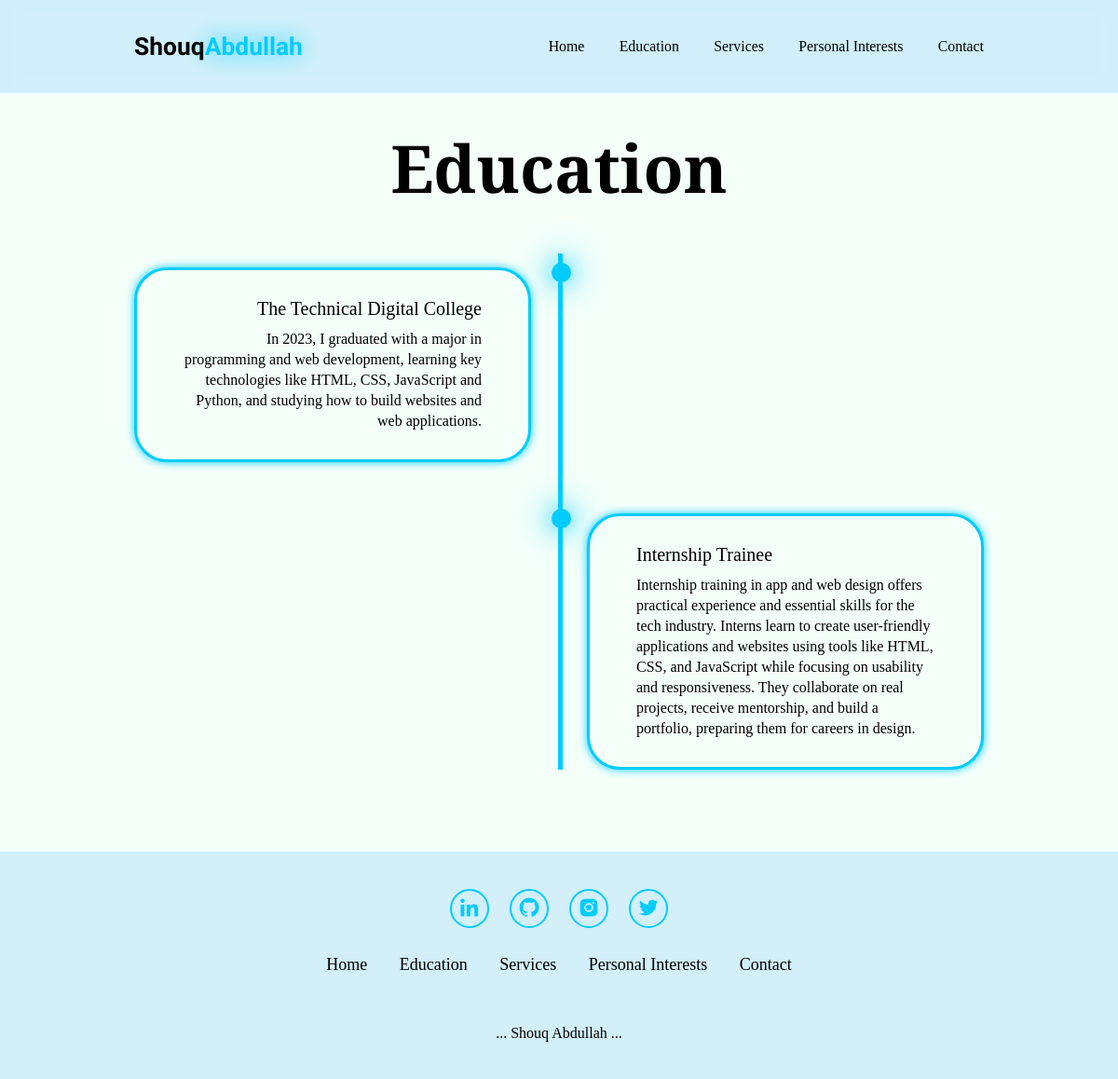
The app's page /education/ with its own data.
### dashboard/models.py (models this page shows, shortened)
class Education(models.Model):
    uni_name = models.CharField(max_length=255)
    degree = models.CharField(max_length=255)
    description = models.TextField()
    graduation_year = models.IntegerField()

### about_myself/views.py (the view)
# urls.py: path('education/', views.education_view, name='education'),
def education_view(request):
    education_list = Education.objects.all()
    return render(request, 'about_myself/education.html', {'education_list': education_list})

### about_myself/templates/about_myself/education.html (shortened to what this page needs)
{% extends 'about_myself/base.html' %}
{% load static %}
{% block content %}
<section class="education1" id="education">
    <h2 class="heading">Education</h2>
    <div class="timeline-items">
        {% for education in education_list %}
        <div class="timeline-item">
            <div class="timeline-dot"></div>
            <div class="timeline-content">
                <h3>{{ education.uni_name }}</h3>
                <p>{{ education.description }}</p>
            </div>
        </div>
        {% empty %}
        <p>No education records yet.</p>
        {% endfor %}
    </div>
</section>
{% endblock %}

### about_myself/static/css/style.css (style rules this page uses)
* { margin: 0; padding: 0; box-sizing: border-box; text-decoration: none; border: none; outline: none; scroll-behavior: smooth; font-family: 'Playfair Display', serif; }
:root { --bg-color:#F5FFFA; --second-bg-color:rgba(159, 215, 249, 0.41); --text-color:black; --main-color:#00CCFF; }
html { font-size: 60%; scroll-behavior: smooth; }
body { background: var(--bg-color); color: var(--text-color); }
section { min-height: 100vh; padding: 10rem 12% 10rem; }
.heading { font-size: 8rem; text-align: center; margin: 5rem 0; font-family: 'Playfair Display', serif; }
.timeline-items { max-width: 1200px; margin: auto; display: flex; flex-wrap: wrap; position: relative; }
.timeline-items::before { content: ""; position: absolute; width: 5px; height: 100%; background-color: var(--main-color); left: calc(50% - 1px); }
.timeline-item { margin-bottom: 40px; width: 100%; position: relative; }
.timeline-item:last-child { margin-bottom: 0; }
.timeline-item:nth-child(odd) { padding-right: calc(50% + 30px); text-align: right; }
.timeline-item:nth-child(even) { padding-left:calc(50% + 30px) ; }
.timeline-dot { height: 21px; width: 21px; background-color: var(--main-color); box-shadow: 0 0 25px var(--main-color) , 0 0 50px var(--main-color); position: absolute; left: calc(50% + -8px); border-radius: 50%; top:10px; }
.timeline-content { background-color: var(--bg-color); border: 3px solid var(--main-color); padding: 30px 50px; border-radius: 4rem; box-shadow: 0 0 10px var(--main-color); cursor: pointer; transition: 0.3s ease-in-out; }
.timeline-content h3 { font-size: 20px; color: var(--text-color); margin: 0 0 10px ; font-weight: 500; font-family: 'Playfair Display', serif; }
.timeline-content p { color: var(--text-color); font-size: 16px; font-weight: 300; line-height: 22px; font-family: 'Playfair Display', serif; }
@media (max-width:1285px) { html { font-size: 55%; } }

### records on screen
Education: uni_name "The Technical Digital College", description "In 2023, I graduated with a major in programming and web development, learning key technologies like HTML, CSS, JavaScript and Python, and studying how to build websites and web applications."
Education: uni_name "Internship Trainee", description "Internship training in app and web design offers practical experience and essential skills for the tech industry. Interns learn to create user-friendly applications and websites using tools like HTML, CSS, and JavaScript while focusing on usability and responsiveness. They collaborate on real projects, receive mentorship, and build a portfolio, preparing them for careers in design."
